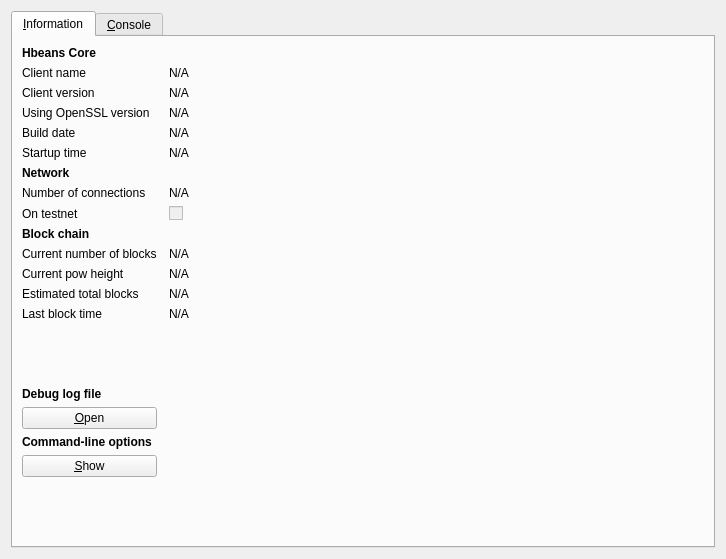
<?xml version="1.0" encoding="UTF-8"?>
<ui version="4.0">
 <class>RPCConsole</class>
 <widget class="QDialog" name="RPCConsole">
  <property name="geometry">
   <rect>
    <x>0</x>
    <y>0</y>
    <width>726</width>
    <height>559</height>
   </rect>
  </property>
  <property name="windowTitle">
   <string>Hbeans - Debug window</string>
  </property>
  <layout class="QHBoxLayout" name="horizontalLayout_2">
   <item>
    <widget class="QTabWidget" name="tabWidget">
     <property name="currentIndex">
      <number>0</number>
     </property>
     <widget class="QWidget" name="tab_info">
      <attribute name="title">
       <string>&amp;Information</string>
      </attribute>
      <layout class="QGridLayout" name="gridLayout" columnstretch="0,1">
       <property name="horizontalSpacing">
        <number>12</number>
       </property>
       <item row="8" column="0">
        <widget class="QLabel" name="label_8">
         <property name="text">
          <string>On testnet</string>
         </property>
        </widget>
       </item>
       <item row="12" column="0">
        <widget class="QLabel" name="label_4">
         <property name="text">
          <string>Estimated total blocks</string>
         </property>
        </widget>
       </item>
       <item row="10" column="0">
        <widget class="QLabel" name="label_3">
         <property name="text">
          <string>Current number of blocks</string>
         </property>
        </widget>
       </item>
       <item row="10" column="1">
        <widget class="QLabel" name="numberOfBlocks">
         <property name="cursor">
          <cursorShape>IBeamCursor</cursorShape>
         </property>
         <property name="text">
          <string>N/A</string>
         </property>
         <property name="textFormat">
          <enum>Qt::PlainText</enum>
         </property>
         <property name="textInteractionFlags">
          <set>Qt::LinksAccessibleByMouse|Qt::TextSelectableByKeyboard|Qt::TextSelectableByMouse</set>
         </property>
        </widget>
       </item>
       <item row="14" column="0">
        <spacer name="verticalSpacer_2">
         <property name="orientation">
          <enum>Qt::Vertical</enum>
         </property>
         <property name="sizeHint" stdset="0">
          <size>
           <width>20</width>
           <height>20</height>
          </size>
         </property>
        </spacer>
       </item>
       <item row="15" column="0">
        <widget class="QLabel" name="labelDebugLogfile">
         <property name="font">
          <font>
           <weight>75</weight>
           <bold>true</bold>
          </font>
         </property>
         <property name="text">
          <string>Debug log file</string>
         </property>
        </widget>
       </item>
       <item row="12" column="1">
        <widget class="QLabel" name="totalBlocks">
         <property name="cursor">
          <cursorShape>IBeamCursor</cursorShape>
         </property>
         <property name="text">
          <string>N/A</string>
         </property>
         <property name="textFormat">
          <enum>Qt::PlainText</enum>
         </property>
         <property name="textInteractionFlags">
          <set>Qt::LinksAccessibleByMouse|Qt::TextSelectableByKeyboard|Qt::TextSelectableByMouse</set>
         </property>
        </widget>
       </item>
       <item row="13" column="1">
        <widget class="QLabel" name="lastBlockTime">
         <property name="cursor">
          <cursorShape>IBeamCursor</cursorShape>
         </property>
         <property name="text">
          <string>N/A</string>
         </property>
         <property name="textFormat">
          <enum>Qt::PlainText</enum>
         </property>
         <property name="textInteractionFlags">
          <set>Qt::LinksAccessibleByMouse|Qt::TextSelectableByKeyboard|Qt::TextSelectableByMouse</set>
         </property>
        </widget>
       </item>
       <item row="13" column="0">
        <widget class="QLabel" name="label_2">
         <property name="text">
          <string>Last block time</string>
         </property>
        </widget>
       </item>
       <item row="17" column="0">
        <widget class="QLabel" name="labelCLOptions">
         <property name="font">
          <font>
           <weight>75</weight>
           <bold>true</bold>
          </font>
         </property>
         <property name="text">
          <string>Command-line options</string>
         </property>
        </widget>
       </item>
       <item row="16" column="0">
        <widget class="QPushButton" name="openDebugLogfileButton">
         <property name="toolTip">
          <string>Open the Hbeans debug log file from the current data directory. This can take a few seconds for large log files.</string>
         </property>
         <property name="text">
          <string>&amp;Open</string>
         </property>
         <property name="autoDefault">
          <bool>false</bool>
         </property>
        </widget>
       </item>
       <item row="18" column="0">
        <widget class="QPushButton" name="showCLOptionsButton">
         <property name="toolTip">
          <string>Show the Hbeans-Qt help message to get a list with possible Hbeans command-line options.</string>
         </property>
         <property name="text">
          <string>&amp;Show</string>
         </property>
         <property name="autoDefault">
          <bool>false</bool>
         </property>
        </widget>
       </item>
       <item row="19" column="0">
        <spacer name="verticalSpacer">
         <property name="orientation">
          <enum>Qt::Vertical</enum>
         </property>
         <property name="sizeHint" stdset="0">
          <size>
           <width>20</width>
           <height>40</height>
          </size>
         </property>
        </spacer>
       </item>
       <item row="0" column="0">
        <widget class="QLabel" name="label_9">
         <property name="font">
          <font>
           <weight>75</weight>
           <bold>true</bold>
          </font>
         </property>
         <property name="text">
          <string>Hbeans Core</string>
         </property>
        </widget>
       </item>
       <item row="1" column="0">
        <widget class="QLabel" name="label_5">
         <property name="text">
          <string>Client name</string>
         </property>
        </widget>
       </item>
       <item row="2" column="1">
        <widget class="QLabel" name="clientVersion">
         <property name="cursor">
          <cursorShape>IBeamCursor</cursorShape>
         </property>
         <property name="text">
          <string>N/A</string>
         </property>
         <property name="textFormat">
          <enum>Qt::PlainText</enum>
         </property>
         <property name="textInteractionFlags">
          <set>Qt::LinksAccessibleByMouse|Qt::TextSelectableByKeyboard|Qt::TextSelectableByMouse</set>
         </property>
        </widget>
       </item>
       <item row="3" column="0">
        <widget class="QLabel" name="label_14">
         <property name="text">
          <string>Using OpenSSL version</string>
         </property>
         <property name="indent">
          <number>-1</number>
         </property>
        </widget>
       </item>
       <item row="1" column="1">
        <widget class="QLabel" name="clientName">
         <property name="cursor">
          <cursorShape>IBeamCursor</cursorShape>
         </property>
         <property name="text">
          <string>N/A</string>
         </property>
         <property name="textFormat">
          <enum>Qt::PlainText</enum>
         </property>
         <property name="textInteractionFlags">
          <set>Qt::LinksAccessibleByMouse|Qt::TextSelectableByKeyboard|Qt::TextSelectableByMouse</set>
         </property>
        </widget>
       </item>
       <item row="2" column="0">
        <widget class="QLabel" name="label_6">
         <property name="text">
          <string>Client version</string>
         </property>
        </widget>
       </item>
       <item row="4" column="1">
        <widget class="QLabel" name="buildDate">
         <property name="cursor">
          <cursorShape>IBeamCursor</cursorShape>
         </property>
         <property name="text">
          <string>N/A</string>
         </property>
         <property name="textFormat">
          <enum>Qt::PlainText</enum>
         </property>
         <property name="textInteractionFlags">
          <set>Qt::LinksAccessibleByMouse|Qt::TextSelectableByKeyboard|Qt::TextSelectableByMouse</set>
         </property>
        </widget>
       </item>
       <item row="5" column="0">
        <widget class="QLabel" name="label_13">
         <property name="text">
          <string>Startup time</string>
         </property>
        </widget>
       </item>
       <item row="3" column="1">
        <widget class="QLabel" name="openSSLVersion">
         <property name="cursor">
          <cursorShape>IBeamCursor</cursorShape>
         </property>
         <property name="text">
          <string>N/A</string>
         </property>
         <property name="textFormat">
          <enum>Qt::PlainText</enum>
         </property>
         <property name="textInteractionFlags">
          <set>Qt::LinksAccessibleByMouse|Qt::TextSelectableByKeyboard|Qt::TextSelectableByMouse</set>
         </property>
        </widget>
       </item>
       <item row="4" column="0">
        <widget class="QLabel" name="label_12">
         <property name="text">
          <string>Build date</string>
         </property>
        </widget>
       </item>
       <item row="8" column="1">
        <widget class="QCheckBox" name="isTestNet">
         <property name="enabled">
          <bool>false</bool>
         </property>
         <property name="text">
          <string/>
         </property>
        </widget>
       </item>
       <item row="5" column="1">
        <widget class="QLabel" name="startupTime">
         <property name="cursor">
          <cursorShape>IBeamCursor</cursorShape>
         </property>
         <property name="text">
          <string>N/A</string>
         </property>
         <property name="textFormat">
          <enum>Qt::PlainText</enum>
         </property>
         <property name="textInteractionFlags">
          <set>Qt::LinksAccessibleByMouse|Qt::TextSelectableByKeyboard|Qt::TextSelectableByMouse</set>
         </property>
        </widget>
       </item>
       <item row="7" column="0">
        <widget class="QLabel" name="label_7">
         <property name="text">
          <string>Number of connections</string>
         </property>
        </widget>
       </item>
       <item row="9" column="0">
        <widget class="QLabel" name="label_10">
         <property name="font">
          <font>
           <weight>75</weight>
           <bold>true</bold>
          </font>
         </property>
         <property name="text">
          <string>Block chain</string>
         </property>
        </widget>
       </item>
       <item row="7" column="1">
        <widget class="QLabel" name="numberOfConnections">
         <property name="cursor">
          <cursorShape>IBeamCursor</cursorShape>
         </property>
         <property name="text">
          <string>N/A</string>
         </property>
         <property name="textFormat">
          <enum>Qt::PlainText</enum>
         </property>
         <property name="textInteractionFlags">
          <set>Qt::LinksAccessibleByMouse|Qt::TextSelectableByKeyboard|Qt::TextSelectableByMouse</set>
         </property>
        </widget>
       </item>
       <item row="6" column="0">
        <widget class="QLabel" name="label_11">
         <property name="font">
          <font>
           <weight>75</weight>
           <bold>true</bold>
          </font>
         </property>
         <property name="text">
          <string>Network</string>
         </property>
        </widget>
       </item>
       <item row="11" column="0">
        <widget class="QLabel" name="label_15">
         <property name="text">
          <string>Current pow height</string>
         </property>
        </widget>
       </item>
       <item row="11" column="1">
        <widget class="QLabel" name="numberOfPow">
         <property name="cursor">
          <cursorShape>IBeamCursor</cursorShape>
         </property>
         <property name="text">
          <string>N/A</string>
         </property>
         <property name="textFormat">
          <enum>Qt::PlainText</enum>
         </property>
         <property name="textInteractionFlags">
          <set>Qt::LinksAccessibleByMouse|Qt::TextSelectableByKeyboard|Qt::TextSelectableByMouse</set>
         </property>
        </widget>
       </item>
      </layout>
     </widget>
     <widget class="QWidget" name="tab_console">
      <attribute name="title">
       <string>&amp;Console</string>
      </attribute>
      <layout class="QVBoxLayout" name="verticalLayout_3">
       <property name="spacing">
        <number>3</number>
       </property>
       <item>
        <widget class="QTextEdit" name="messagesWidget">
         <property name="minimumSize">
          <size>
           <width>0</width>
           <height>100</height>
          </size>
         </property>
         <property name="readOnly">
          <bool>true</bool>
         </property>
         <property name="tabKeyNavigation" stdset="0">
          <bool>false</bool>
         </property>
         <property name="columnCount" stdset="0">
          <number>2</number>
         </property>
        </widget>
       </item>
       <item>
        <layout class="QHBoxLayout" name="horizontalLayout">
         <property name="spacing">
          <number>3</number>
         </property>
         <item>
          <widget class="QLabel" name="label">
           <property name="text">
            <string notr="true">&gt;</string>
           </property>
          </widget>
         </item>
         <item>
          <widget class="QLineEdit" name="lineEdit"/>
         </item>
         <item>
          <widget class="QPushButton" name="clearButton">
           <property name="maximumSize">
            <size>
             <width>24</width>
             <height>24</height>
            </size>
           </property>
           <property name="toolTip">
            <string>Clear console</string>
           </property>
           <property name="text">
            <string/>
           </property>
           <property name="icon">
            <iconset resource="../bitcoin.qrc">
             <normaloff>:/icons/remove</normaloff>:/icons/remove</iconset>
           </property>
           <property name="shortcut">
            <string notr="true">Ctrl+L</string>
           </property>
           <property name="autoDefault">
            <bool>false</bool>
           </property>
          </widget>
         </item>
        </layout>
       </item>
      </layout>
     </widget>
    </widget>
   </item>
  </layout>
 </widget>
 <resources>
  <include location="../bitcoin.qrc"/>
 </resources>
 <connections/>
</ui>
